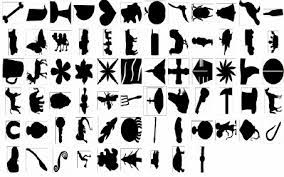
#> input picture 1pxl.png, 284 x 177 px
$ python clahehistogram.py
#> lines starting #> are read from the running program, lines starting #| are printed output that depends on the picture
import cv2
import numpy as np
from matplotlib import pyplot as plt
image = cv2.imread('1pxl.png')
#> image is the input picture: shape (177, 284, 3); mean B, G, R 184, 184, 184
image_bw = cv2.cvtColor(image, cv2.COLOR_BGR2GRAY)
clahe = cv2.createCLAHE(clipLimit=5)
final_img_clahe = clahe.apply(image_bw)
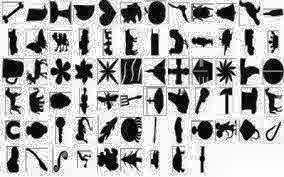
#> final_img_clahe: shape (177, 284); min 4, max 255, mean 173.4
normal_hist = cv2.equalizeHist(image_bw)
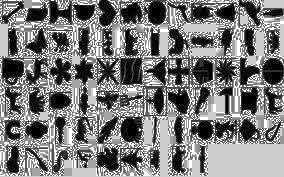
#> normal_hist: shape (177, 284); min 0, max 255, mean 124.5


cv2.imshow("Original Image", image)
cv2.imshow("CLAHE Image", final_img_clahe)
cv2.imshow("Histogram Equalized Image", normal_hist)

# Save the images
cv2.imwrite('Original_Image.jpg', image)
cv2.imwrite('CLAHE_Image.jpg', final_img_clahe)
cv2.imwrite('Histogram_Equalized_Image.jpg', normal_hist)

hist_bw = cv2.calcHist([image_bw], [0], None, [256], [0, 256])
#> hist_bw = 256 values, max 8915 at index 255, min 10 at index 79, mean 196.4
hist_clahe = cv2.calcHist([final_img_clahe], [0], None, [256], [0, 256])
#> hist_clahe = 256 values, max 8915 at index 255, min 0 at index 0, mean 196.4
hist_equalized = cv2.calcHist([normal_hist], [0], None, [256], [0, 256])
#> hist_equalized = 256 values, max 8915 at index 255, min 0 at index 1, mean 196.4
plt.figure(figsize=(12, 8))
plt.subplot(2, 3, 1)
plt.imshow(cv2.cvtColor(image, cv2.COLOR_BGR2RGB))
plt.title('Original Image')
plt.subplot(2, 3, 4)
plt.plot(hist_bw)
plt.title('Histogram (Original)')
plt.subplot(2, 3, 3)
plt.imshow(normal_hist, cmap='gray')
plt.title('Histogram Equalized Image')
plt.subplot(2, 3, 6)
plt.plot(hist_equalized)
plt.title('Histogram (Equalized)')
plt.subplot(2, 3, 2)
plt.imshow(final_img_clahe, cmap='gray')
plt.title('CLAHE Image')
plt.subplot(2, 3, 5)
plt.plot(hist_clahe)
plt.title('Histogram (CLAHE)')
plt.tight_layout()
plt.show()
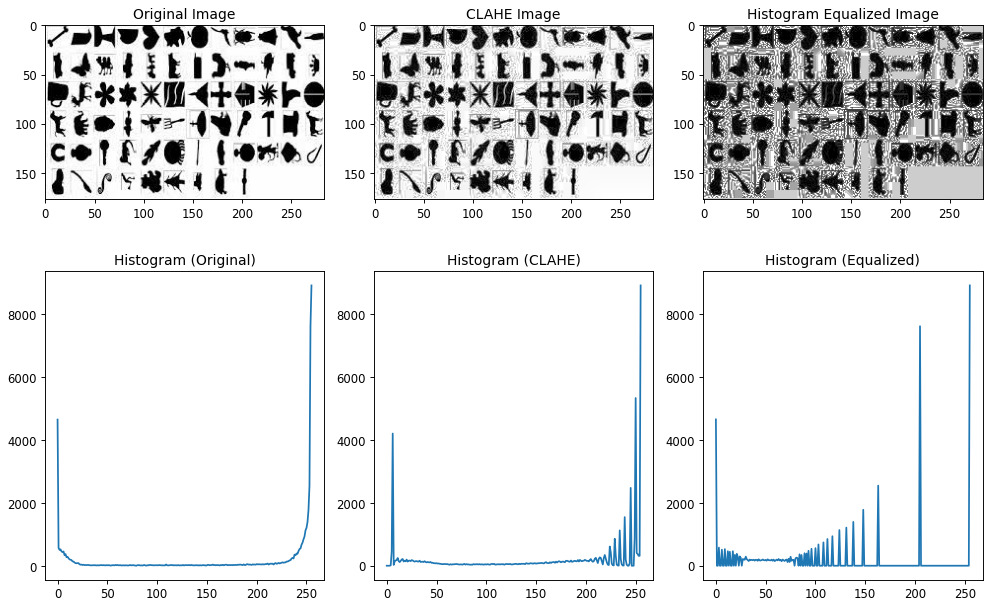
#> figure drawn by matplotlib, 6 panels; panel 2: curve peaks at x = 255, y = 8915; panel 4: curve peaks at x = 255, y = 8915; panel 6: curve peaks at x = 255, y = 8915
cv2.waitKey(0)
cv2.destroyAllWindows()

$ run again, with 1px.png copied over 1pxl.png
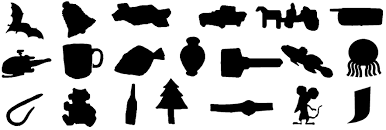
#> input picture 1px.png, 386 x 130 px
#> image is the input picture: shape (130, 386, 3); min 0, max 255, mean 183.9
#> `normal_hist = cv2.equalizeHist(image_bw)`:
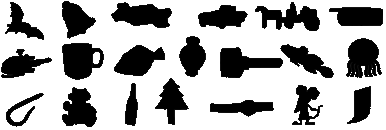
#> normal_hist: shape (130, 386); min 0, max 255, mean 174.8
#> hist_bw = 256 values, max 34257 at index 255, min 0 at index 1, mean 196
#> hist_clahe = 256 values, max 34257 at index 255, min 0 at index 0, mean 196
#> hist_equalized = 256 values, max 34257 at index 255, min 0 at index 23, mean 196
